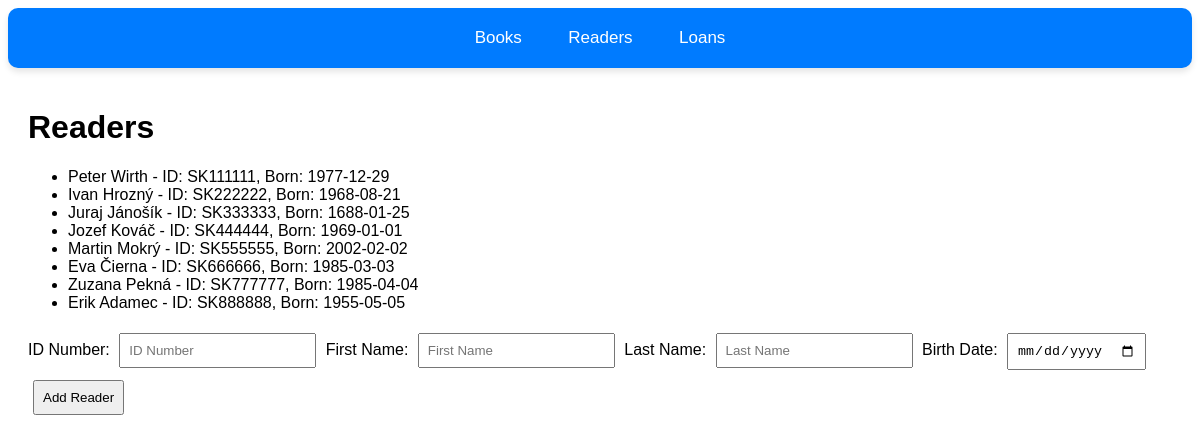
The page /readers on the database its author committed.
### models.py (models this page shows)
class Readers(db.Model):
    id_number = db.Column(db.String(20), primary_key=True)
    first_name = db.Column(db.String(50), nullable=False)
    last_name = db.Column(db.String(50), nullable=False)
    birth_date = db.Column(db.Date, nullable=False)

### main.py (the view, shortened to what this page needs)
@app.route('/readers', methods=['GET', 'POST'])
def readers_manage():
    readers = Readers.query.all()
    return render_template('readers.html', readers=readers)

### templates/readers.html
{% extends 'base.html' %}
{% block content %}
<h1>Readers</h1>
<ul id="reader-list">
    {% for reader in readers %}
    <li>
        {{ reader.first_name }} {{ reader.last_name }} - ID: {{ reader.id_number }}, Born: {{ reader.birth_date }}
    </li>
    {% endfor %}
</ul>
<form method="POST" action="{{ url_for('readers_manage') }}">
    <label for="id_number">ID Number:</label>
    <input type="text" id="id_number" name="id_number" placeholder="ID Number" required>
    <label for="first_name">First Name:</label>
    <input type="text" id="first_name" name="first_name" placeholder="First Name" required>
    <label for="last_name">Last Name:</label>
    <input type="text" id="last_name" name="last_name" placeholder="Last Name" required>
    <label for="birth_date">Birth Date:</label>
    <input type="date" id="birth_date" name="birth_date" required>
    <button type="submit">Add Reader</button>
</form>
{% endblock %}

### static/style.css (style rules this page uses)
body { font-family: Arial, sans-serif; }
form input, form button { margin: 5px; padding: 8px; }

### rows shown on the page
Readers: first_name "Peter", last_name "Wirth", id_number "SK111111", birth_date "1977-12-29"
Readers: first_name "Ivan", last_name "Hrozný", id_number "SK222222", birth_date "1968-08-21"
Readers: first_name "Juraj", last_name "Jánošík", id_number "SK333333", birth_date "1688-01-25"
Readers: first_name "Jozef", last_name "Kováč", id_number "SK444444", birth_date "1969-01-01"
Readers: first_name "Martin", last_name "Mokrý", id_number "SK555555", birth_date "2002-02-02"
Readers: first_name "Eva", last_name "Čierna", id_number "SK666666", birth_date "1985-03-03"
Readers: first_name "Zuzana", last_name "Pekná", id_number "SK777777", birth_date "1985-04-04"
Readers: first_name "Erik", last_name "Adamec", id_number "SK888888", birth_date "1955-05-05"
